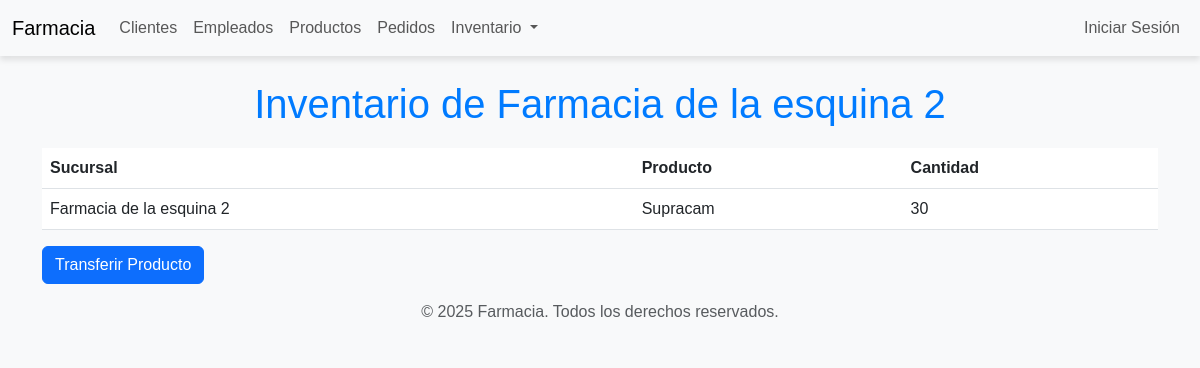
Page /inventario/2/ on the earlier database version.
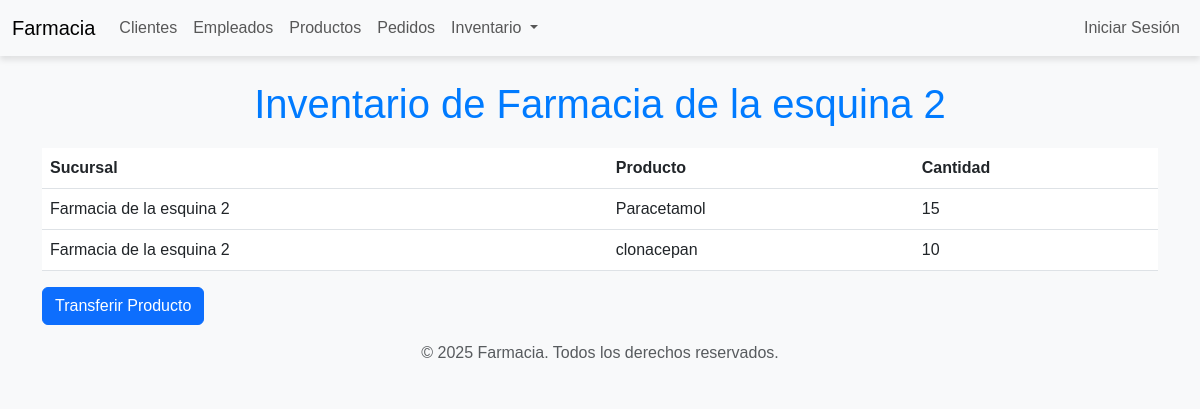
Same page on the later database version.
### inventario/models.py (models this page shows, shortened)
class Inventario(models.Model):
    producto = models.ForeignKey(Producto, on_delete=models.CASCADE, related_name="inventarios")
    sucursal = models.ForeignKey(Sucursal, on_delete=models.CASCADE, related_name="inventario")
    cantidad = models.IntegerField()

class Sucursal(models.Model):
    nombre = models.CharField(max_length=100)
    direccion = models.CharField(max_length=255)

class Producto(models.Model):
    nombre = models.CharField(max_length=100)
    descripcion = models.TextField()
    precio = models.FloatField()

### inventario/views.py (the view)
# urls.py: path('inventario/', inventario_views.consultar_inventario, name='consultar_inventario'),
def consultar_inventario(request, sucursal_id=None):
    if sucursal_id:
        sucursal = get_object_or_404(Sucursal, id=sucursal_id)
        inventario = sucursal.inventario.all()
        titulo = f"Inventario de {sucursal.nombre}"
    else:
        sucursal = None
        inventario = Inventario.objects.select_related('sucursal', 'producto').all()
        titulo = "Inventario de Todas las Sucursales"
    return render(request, 'inventario/consultar_inventario.html', {
        'inventario': inventario,
        'sucursal': sucursal,
        'titulo': titulo,
    })

### templates/inventario/consultar_inventario.html (shortened to what this page needs)
{% extends 'base.html' %}
{% block content %}
<h1>{{ titulo }}</h1>
<table class="table">
    <thead>
        <tr>
            <th>Sucursal</th>
            <th>Producto</th>
            <th>Cantidad</th>
        </tr>
    </thead>
    <tbody>
        {% for item in inventario %}
        <tr>
            <td>{{ item.sucursal.nombre }}</td>
            <td>{{ item.producto.nombre }}</td>
            <td>{{ item.cantidad }}</td>
        </tr>
        {% endfor %}
    </tbody>
</table>
{% if sucursal %}
    <a href="{% url 'transferir_producto' sucursal.id %}" class="btn btn-primary">Transferir Producto</a>
{% endif %}
{% endblock %}

Differences in the rows shown:
no longer on this page (row edited): Inventario: sucursal.nombre "Farmacia de la esquina 2", producto.nombre "Supracam", cantidad "30"
now on this page (row edited): Inventario: sucursal.nombre "Farmacia de la esquina 2", producto.nombre "Paracetamol", cantidad "15"
added Inventario: sucursal.nombre "Farmacia de la esquina 2", producto.nombre "clonacepan", cantidad "10"
